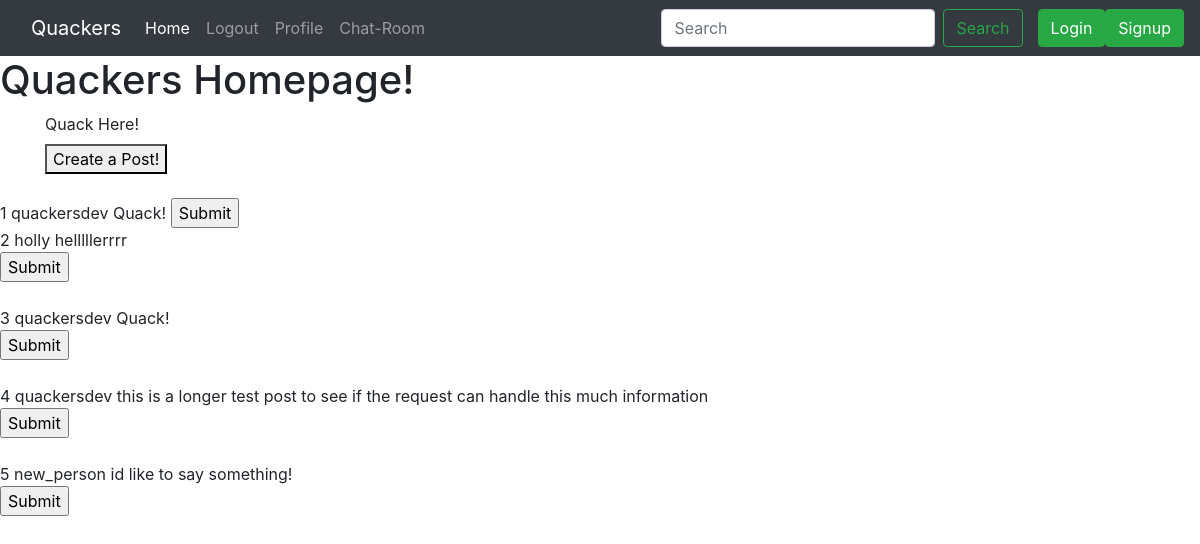
The page / (signed in) on the database its author committed.
### model.py (models this page shows, shortened)
class Posts(db.Model):
    __tablename__="posts"
    id = db.Column(db.Integer,primary_key=True)
    user_id = db.Column(db.Integer, db.ForeignKey(Users.id))
    content = db.Column(db.Text(255))
    like = db.relationship('Liked_Posts',backref='post',lazy=True)

class Users(db.Model, UserMixin):
    __tablename__="users"
    id = db.Column(db.Integer,primary_key=True)
    username = db.Column(db.String(50), unique = True)
    password = db.Column(db.String(250))
    posts = db.relationship('Posts',backref='user', lazy=True)

### app.py (the view)
@app.route("/")
@login_required
def index():
    posts = Posts.query.all()
    name = current_user.username
    return render_template("homepage.html",name=name,posts=posts)

### app.py (called while the page is built)
@login_manager.user_loader
def load_user(id):
    return Users.query.filter_by(id=id).first()

### templates/homepage.html (shortened to what this page needs)
{% extends 'base.html' %}
{% block body %}
<h1>Quackers Homepage!</h1>
  <div class="container">
    <label> Quack Here!</label>
     <form action ="posts">
      <button> Create a Post!</button
     </form>
  </div>
  <br>
 <div>
   {%for post in posts%}
   <tr>
     <td>{{post.id}}</td>
     <td>{{post.user.username}}</td>
     <td>{{post.content}}</td>
      <form action='/like_post' method='post'>
    <input type='submit' name='like_post'>
      </form>
   </tr>
    <br>
  {%endfor%}
</div>
{% endblock %}

### templates/base.html (shortened to what this page needs)
<!DOCTYPE html>
<html lang="en">
<head>
<link rel="stylesheet" href="https://stackpath.bootstrapcdn.com/bootstrap/4.5.0/css/bootstrap.min.css">
</head>
<body>
<nav class="navbar navbar-expand-lg navbar-dark bg-dark">
  <div class="container">
      <a class="navbar-brand" href="{{url_for('index')}}">Quackers</a>
  <div class="collapse navbar-collapse" id="navbarSupportedContent">
    <ul class="navbar-nav mr-auto">
      <li class="nav-item active">
        <a class="nav-link" href="{{url_for('index')}}">Home <span class="sr-only">(current)</span></a>
      </li>
         <li class="nav-item">
        <a class="nav-link" href="{{url_for('logout')}}">Logout</a>
      </li>
      <li class="nav-item">
        <a class="nav-link" href="{{url_for('profile')}}">Profile</a>
      </li>
      <li class="nav-item">
        <a class="nav-link" href="{{url_for('sessions')}}">Chat-Room</a>
      </li>
    </ul>
  </div>
<form class="form-inline my-2 my-lg-0">
    <input class="form-control mr-sm-2" type="search" placeholder="Search" aria-label="Search">
    <button class="btn btn-outline-success my-2 my-sm-0" type="submit">Search</button>
</form>
  </div>
    <a href="{{url_for('login')}}"><button class="btn btn-success navbar-btn">Login</button> </a>
     <a href="{{url_for('register')}}"><button class="btn btn-success navbar-btn">Signup</button> </a>
</nav>
{% block body %}
{% endblock %}
</body>
</html>

### rows shown on the page
Posts: id "1", user.username "quackersdev", content "Quack!"
Posts: id "2", user.username "holly", content "helllllerrrr"
Posts: id "3", user.username "quackersdev", content "Quack!"
Posts: id "4", user.username "quackersdev", content "this is a longer test post to see if the request can handle this much information"
Posts: id "5", user.username "new_person", content "id like to say something!"
